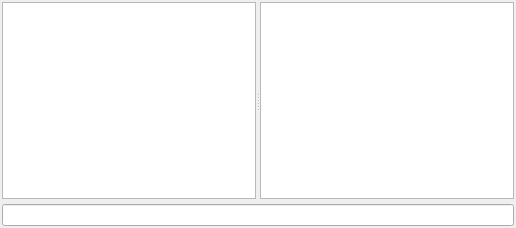
<?xml version="1.0" encoding="UTF-8"?>
<ui version="4.0">
 <class>ChannelFrame</class>
 <widget class="QFrame" name="ChannelFrame">
  <property name="geometry">
   <rect>
    <x>0</x>
    <y>0</y>
    <width>516</width>
    <height>228</height>
   </rect>
  </property>
  <layout class="QVBoxLayout" name="verticalLayout">
   <property name="spacing">
    <number>5</number>
   </property>
   <property name="leftMargin">
    <number>2</number>
   </property>
   <property name="topMargin">
    <number>2</number>
   </property>
   <property name="rightMargin">
    <number>2</number>
   </property>
   <property name="bottomMargin">
    <number>2</number>
   </property>
   <item>
    <widget class="QSplitter" name="splitter">
     <property name="orientation">
      <enum>Qt::Horizontal</enum>
     </property>
     <widget class="QTextBrowser" name="outputBrowser">
      <property name="horizontalScrollBarPolicy">
       <enum>Qt::ScrollBarAlwaysOff</enum>
      </property>
      <property name="openLinks">
       <bool>false</bool>
      </property>
     </widget>
     <widget class="QListView" name="usersView">
      <property name="horizontalScrollBarPolicy">
       <enum>Qt::ScrollBarAlwaysOff</enum>
      </property>
      <property name="editTriggers">
       <set>QAbstractItemView::NoEditTriggers</set>
      </property>
     </widget>
    </widget>
   </item>
   <item>
    <widget class="InputEdit" name="inputEdit">
     <property name="maxLength">
      <number>1024</number>
     </property>
    </widget>
   </item>
  </layout>
 </widget>
 <customwidgets>
  <customwidget>
   <class>InputEdit</class>
   <extends>QLineEdit</extends>
   <header>inputedit.h</header>
  </customwidget>
 </customwidgets>
 <resources/>
 <connections/>
</ui>
